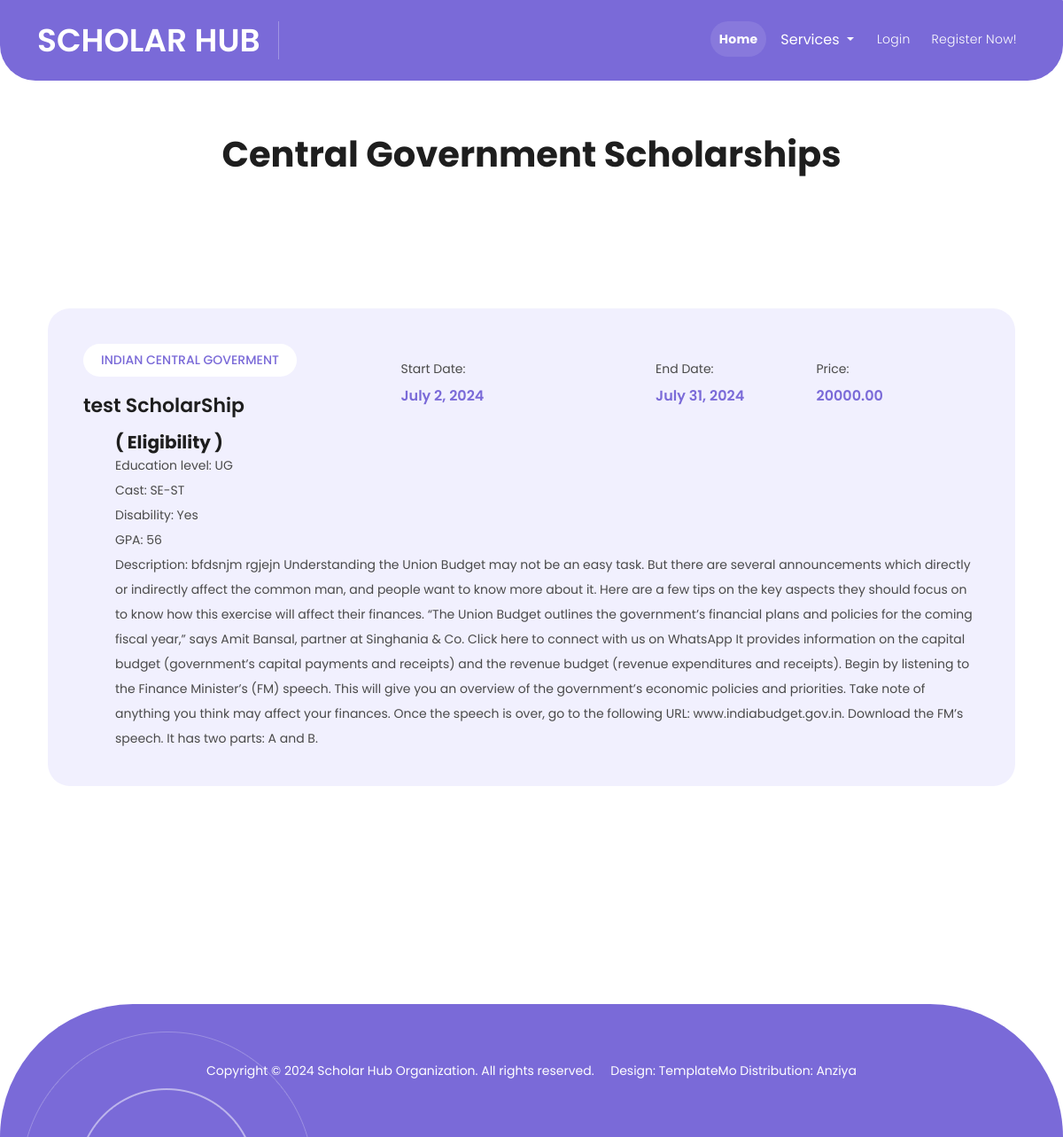
The app's page /cental/scholarships/, older data.
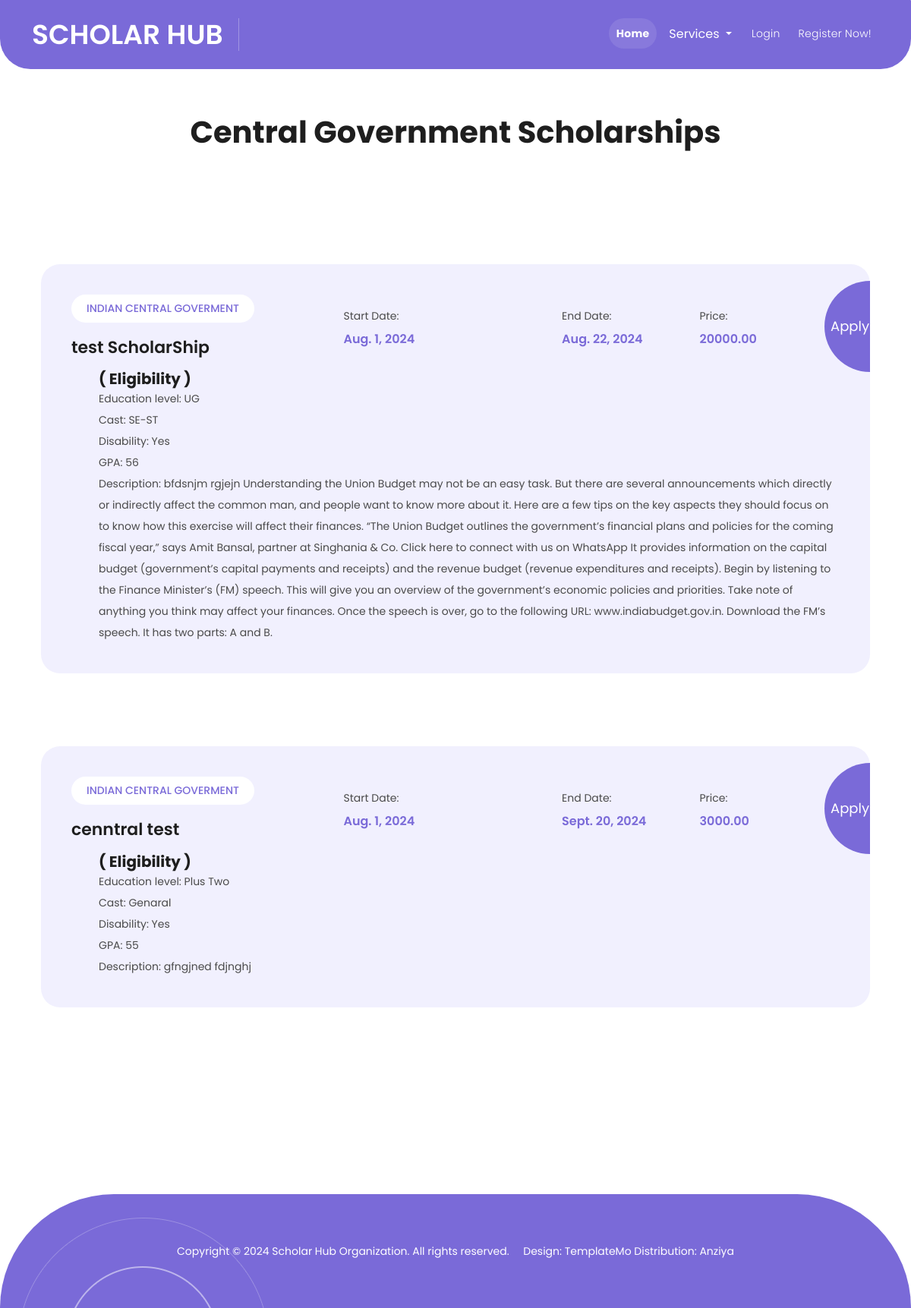
The same page, newer data.
### base/models.py (models this page shows, shortened)
class ScholarShip(models.Model):
    provider = models.ForeignKey(ScholarShipProvider, on_delete=models.CASCADE,null=True,blank=True)
    central = models.ForeignKey(CentralGoverment, on_delete=models.CASCADE,null=True,blank=True)
    state = models.ForeignKey(StateGoverment, on_delete=models.CASCADE,null=True,blank=True)
    title = models.CharField(max_length=255)
    description = models.TextField()
    amount = models.DecimalField(max_digits=10, decimal_places=2)
    application_date = models.DateField(auto_now_add=True)
    start_date = models.DateField(null=True, blank=True)
    end_date = models.DateField(null=True, blank=True)
    EDU_OP = (('10','10'),
              ('plus_two','Plus Two'),
              ('ug','UG'),
              ('pg','PG'))
    education_level = models.CharField(max_length=200,choices=EDU_OP,null=True,blank=True)
    CAST_OP=(('sc_st','SE-ST'),
              ('obc','OBC'),
              ('genaral','Genaral')
            )
    cast =models.CharField(max_length=200,choices=CAST_OP,null=True,blank=True)
    DIS_OP=(('1','Yes'),
            ('0','No'),)
    disability =models.CharField(max_length=200,choices=DIS_OP,null=True,blank=True)
    gpa = models.CharField(max_length=255,null=True,blank=True)

class CentralGoverment(models.Model):
    image = models.ImageField(upload_to='images',null=True,blank=True)
    name =  models.CharField(max_length=255, unique=True)
    description = models.TextField(blank=True, null=True)
    provider_id = models.CharField(max_length=255, unique=True,null=True,blank=True)
    password = models.CharField(max_length=255, null=True,blank=True)

### base/views.py (the view)
# urls.py: path('cental/scholarships/',views.central_gov,name='cent_sch'),
def central_gov(request):
    central_scholarships = ScholarShip.objects.filter(central__isnull=False)
    current_date = timezone.now().date()
    return render(request, 'cen_sch.html', {'scholarships': central_scholarships,'current_date': current_date})

### base/context_processors.py (called while the page is built)
def unread_logs_count(request):
    count = 0
    if request.user.is_authenticated:
        count = Log.objects.filter(user=request.user, is_viewed=False).count()
    return {'unread_logs_count': count}

### base/templates/cen_sch.html (shortened to what this page needs)
{% extends "base.html" %}
{% load static %}
{% block home %}
<div class="container" style="margin-top: 150px;">
    <div class="row">
        <div class="col-12">
            <div class="contact-us-content">
                <h1 class="text-center">Central Government Scholarships</h1>
                <div class="section events" id="events">
                    <div class="container">
                        <div class="row">
                            {% for s in scholarships %}
                            <div class="col-lg-12 col-md-6">
                                <div class="item">
                                    <div class="row">
                                        <div class="col-lg-12">
                                            <ul>
                                                <li>
                                                    <span class="category">{{s.central.name}}</span>
                                                    <h4>{{s.title}}</h4>
                                                </li>
                                                <li>
                                                    <span>Start Date:</span>
                                                    <h6>{{s.start_date}}</h6>
                                                </li>
                                                <li>
                                                    <span>End Date:</span>
                                                    <h6>{{s.end_date}}</h6>
                                                </li>
                                                <li>
                                                    <span>Price:</span>
                                                    <h6>{{s.amount}}</h6>
                                                </li>
                                            </ul>
                                            {% if current_date >= s.start_date and current_date <= s.end_date %}
                                            <a class="px-2" href="{% url 'apply-scholarship' s.id %}">Apply</a>
                                        {% endif %}
                                        </div>
                                    </div>
                                    <div class="row ms-4 mt-3">
                                        <h5>( Eligibility )</h5>
                                        <p>Education level: {{ s.get_education_level_display }}</p>
                                        <p>Cast: {{ s.get_cast_display }}</p>
                                        <p>Disability: {{ s.get_disability_display }}</p>
                                        <p>GPA: {{ s.gpa }}</p>
                                        <p>Description: {{ s.description }}</p>
                                    </div>
                                </div>
                            </div>
                            {% endfor %}
                        </div>
                    </div>
                </div>
            </div>
        </div>
    </div>
</div>
{% endblock home %}

Row changes from the older to the newer data that the page shows:
changed ScholarShip "test ScholarShip": start_date "July 2, 2024" → "Aug. 1, 2024"; end_date "July 31, 2024" → "Aug. 22, 2024"; now shows "Apply"
added ScholarShip: central.name "INDIAN CENTRAL GOVERMENT", title "cenntral test", start_date "Aug. 1, 2024", end_date "Sept. 20, 2024", amount "3000.00", shows "Apply", education_level "Plus Two", cast "Genaral", disability "Yes", gpa "55", description "gfngjned fdjnghj"
